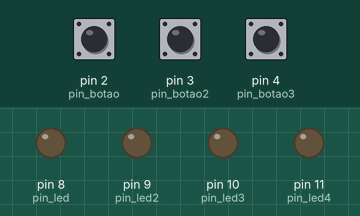
Recording of a sketch running on a simulated Arduino Uno, built with avr-gcc and run on an emulated ATmega328P. Parts: output pins drawn as LEDs (lit = HIGH). The test bench sets the inputs (shaded band); at power-on: pin 2 (pin_botao) LOW, pin 3 (pin_botao2) LOW, pin 4 (pin_botao3) LOW.

Above: at 1.2 s.
1.3 s: pin 2 (pin_botao) pulled HIGH for 0.15 s
At 1.9 s:
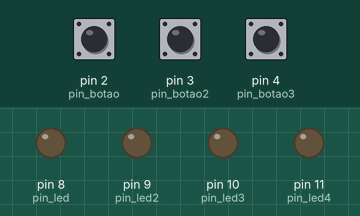
3.0 s: pin 3 (pin_botao2) pulled HIGH for 0.15 s
At 4.4 s:
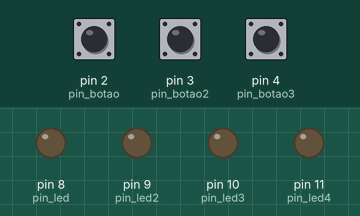
4.7 s: pin 2 (pin_botao) pulled HIGH for 1 s
At 5.4 s:
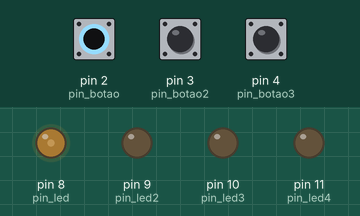
7.2 s: pin 2 (pin_botao) pulled HIGH for 3.2 s
At 11.4 s:
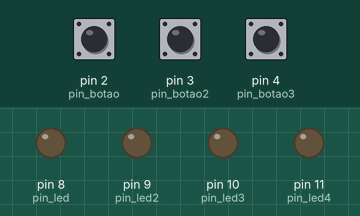
11.9 s: pin 3 (pin_botao2) pulled HIGH for 1 s
At 12.7 s:
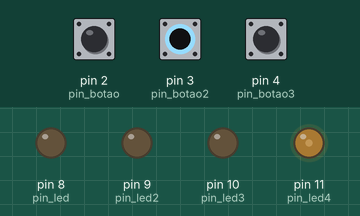
14.4 s: pin 3 (pin_botao2) pulled HIGH for 3.2 s
At 18.0 s:
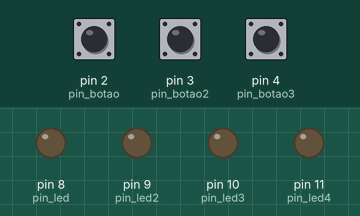
Timing chart, 0 to 19.5 s (numbered marks = the images above; inputs shaded):
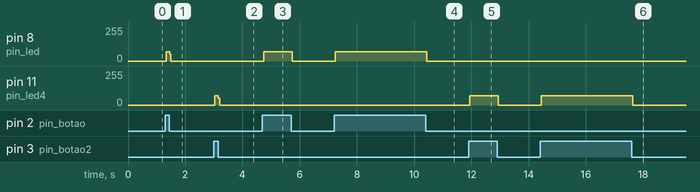

The sketch:

sketch_jun10a.ino
```cpp
/*Instalação de um sistema automático de semáforo no cruzamento das ruas A (preferencial) e B.*/
// Quando houver carros transitando somente na Rua B, o semáforo 2 deverá permanecer verde.
// Quando houver carros transitando somente na Rua A, o semáforo 1 deverá permanecer verde.
// Quando houver carros transitando nas Ruas A e B, o semáforo da Rua A deverá estar verde, pois é preferencial.


#define pin_led 8
#define pin_led2 9
#define pin_led3 10
#define pin_led4 11
#define pin_botao 2
#define pin_botao2 3
#define pin_botao3 4

void setup() {
  pinMode(pin_led, OUTPUT);
  pinMode(pin_led2, OUTPUT);
  pinMode(pin_led3, OUTPUT);
  pinMode(pin_led4, OUTPUT);
  pinMode(pin_botao, INPUT);
  pinMode(pin_botao2, INPUT);
  pinMode(pin_botao3, INPUT);

}

void loop() {
  bool botao = digitalRead(pin_botao);
  bool botao2 = digitalRead(pin_botao2);
  bool botao3 = digitalRead(pin_botao3);

  if (botao2 == 1){
    digitalWrite(pin_led4, HIGH);
    digitalWrite(pin_led, LOW);
  }
  if (botao == 1){
    digitalWrite(pin_led4, LOW);
    digitalWrite(pin_led, HIGH);
  }
  if (botao == 1 && botao2 == 1){
    digitalWrite(pin_led4, LOW);
    digitalWrite(pin_led, HIGH);
  }else {
    digitalWrite(pin_led4, LOW);
    digitalWrite(pin_led, LOW);
  }

}
```

Measured:
- after the input at 1.3 s, pin 8 (pin_led): 0/255 → 70/255 at once, → 0/255 0.12 s later
- after the input at 3.0 s, pin 11 (pin_led4): 0/255 → 68/255 at once, → 0/255 0.12 s later
- after the input at 4.7 s, pin 8 (pin_led): 0/255 → 70/255 at once, → 0/255 1.0 s later
- after the input at 7.2 s, pin 8 (pin_led): 0/255 → 70/255 at once, → 0/255 3.2 s later
- after the input at 11.9 s, pin 11 (pin_led4): 0/255 → 70/255 at once, → 0/255 1.0 s later
- after the input at 14.4 s, pin 11 (pin_led4): 0/255 → 70/255 at once, → 0/255 3.2 s later
